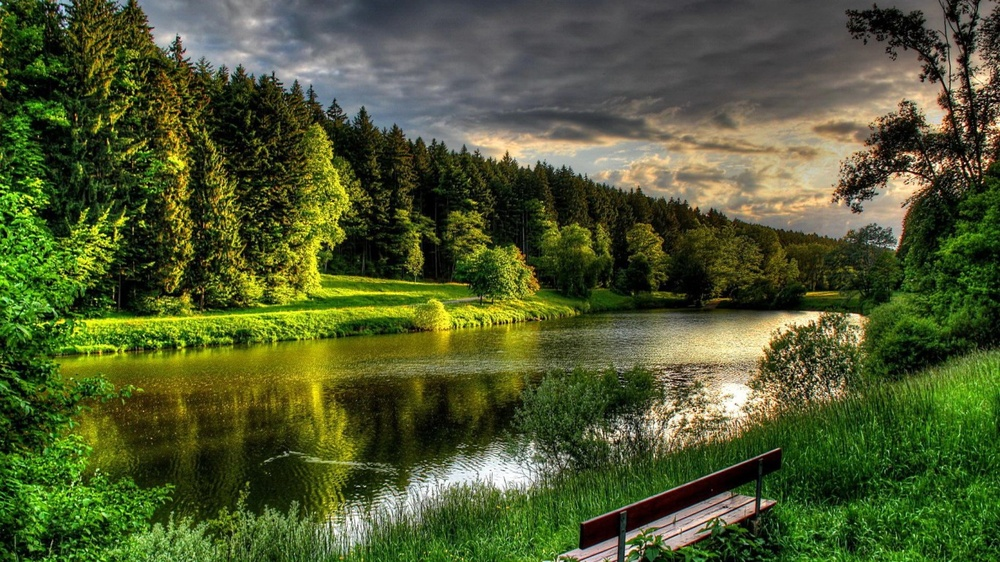
#> input picture PythonProjecct/images/manzara.jpg, 1000 x 562 px, shrunk from 1366 x 768 before the run
$ python 10-gamma.py
#> lines starting #> are read from the running program, lines starting #| are printed output that depends on the picture
import cv2
import numpy as np
import matplotlib.pyplot as plt

image = cv2.imread('images/manzara.jpg')
#> image is the input picture: shape (562, 1000, 3); mean B, G, R 47.5, 88.9, 78.6
normalized_image = image / 255.0

gamma = 1.5
gamma_corrected = np.power(normalized_image, gamma)
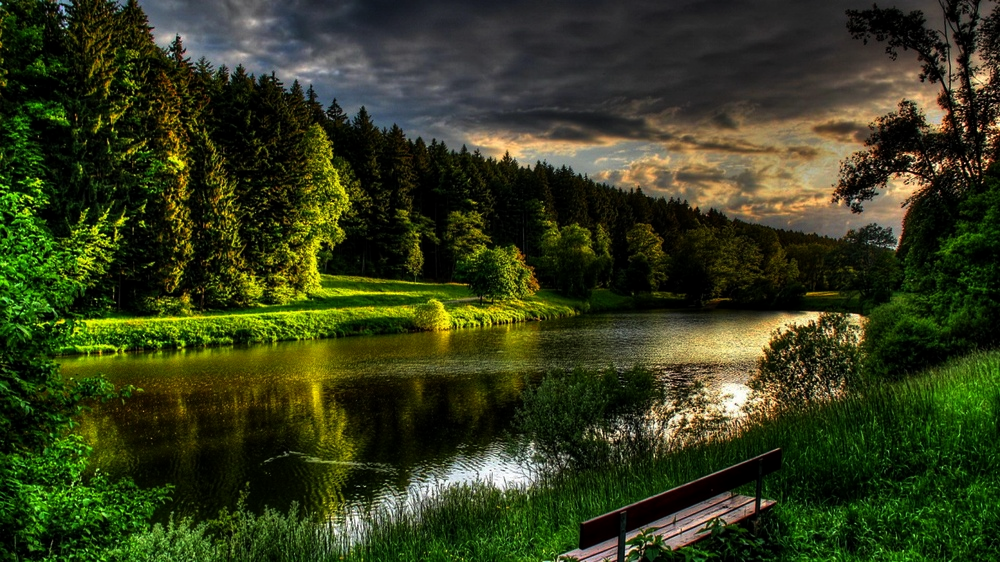
#> gamma_corrected: shape (562, 1000, 3) float64; mean B, G, R 0.111, 0.234, 0.205

gamma_corrected = np.uint8(gamma_corrected * 255.0)

plt.figure(figsize=(10, 6))

plt.subplot(1, 2, 1)
plt.imshow(cv2.cvtColor(image, cv2.COLOR_BGR2RGB))
plt.title('Orijinal Görüntü')
plt.axis('off')

plt.subplot(1, 2, 2)
plt.imshow(cv2.cvtColor(gamma_corrected, cv2.COLOR_BGR2RGB))
plt.title('Gamma Düzeltme (γ=1.5)')
plt.axis('off')

plt.tight_layout()
plt.show()
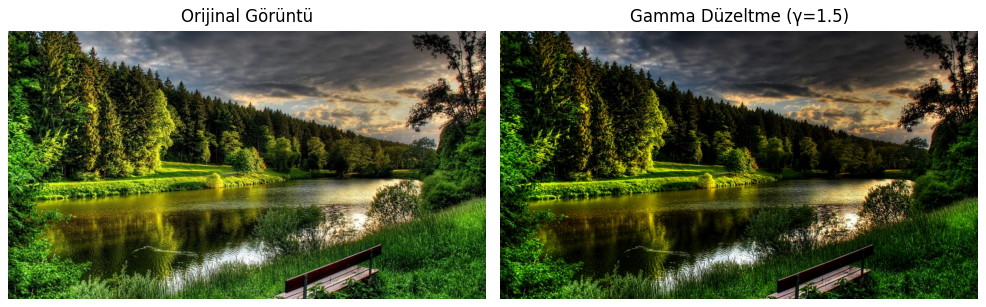
#> figure drawn by matplotlib, 2 panels

$ run again, with PythonProjecct/images/bitplane.jpg copied over PythonProjecct/images/manzara.jpg
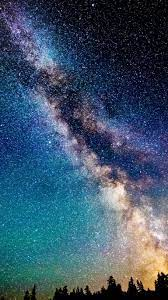
#> input picture PythonProjecct/images/bitplane.jpg, 168 x 300 px
#> image is the input picture: shape (300, 168, 3); mean B, G, R 104.9, 83.8, 60.5
#> `gamma_corrected = np.power(normalized_image, gamma)`:
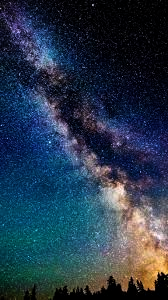
#> gamma_corrected: shape (300, 168, 3) float64; mean B, G, R 0.291, 0.218, 0.154
#> `plt.show()`:
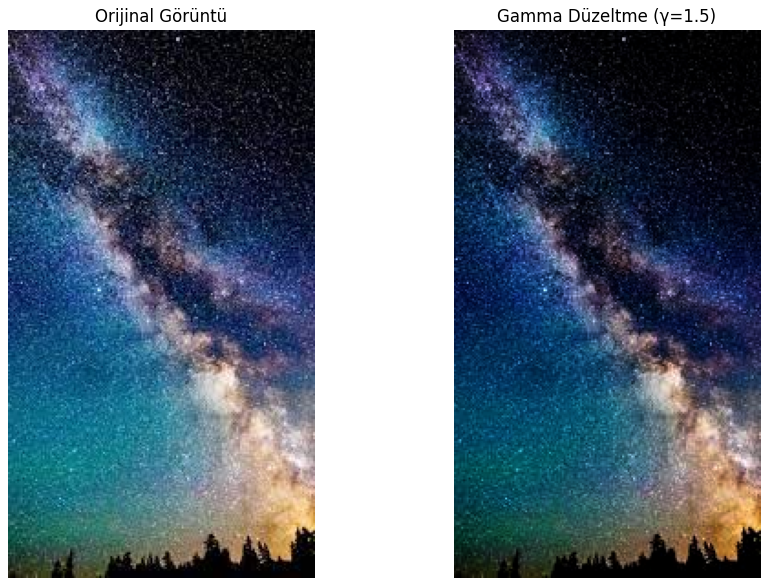
#> figure drawn by matplotlib, 2 panels

$ run again, with PythonProjecct/images/resim.jpg copied over PythonProjecct/images/manzara.jpg
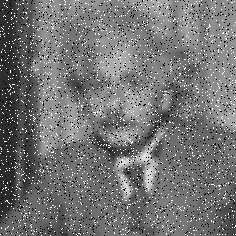
#> input picture PythonProjecct/images/resim.jpg, 236 x 236 px
#> image is the input picture: shape (236, 236, 3); min 0, max 255, mean 115.7
#> `gamma_corrected = np.power(normalized_image, gamma)`:
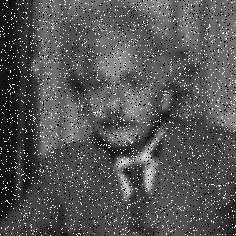
#> gamma_corrected: shape (236, 236, 3) float64; min 0, max 1, mean 0.328
#> `plt.show()`:
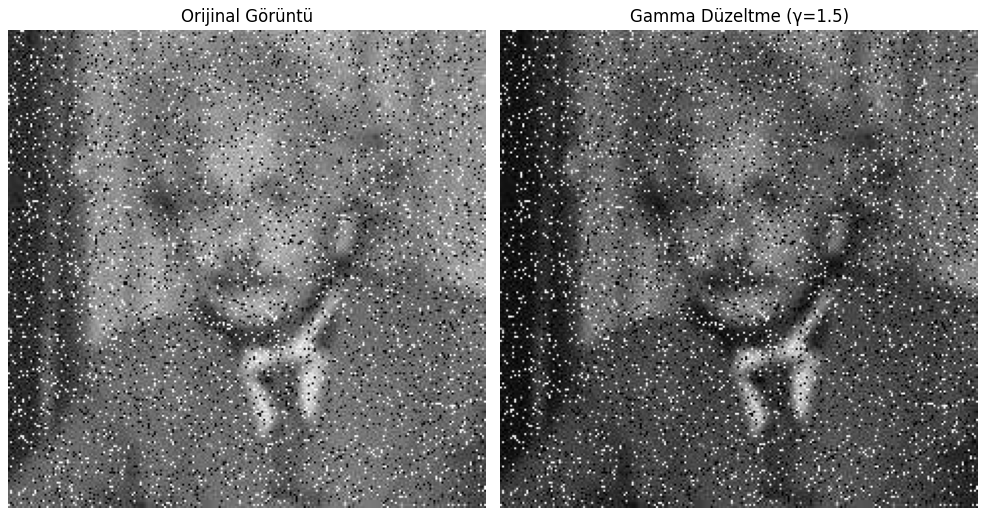
#> figure drawn by matplotlib, 2 panels
